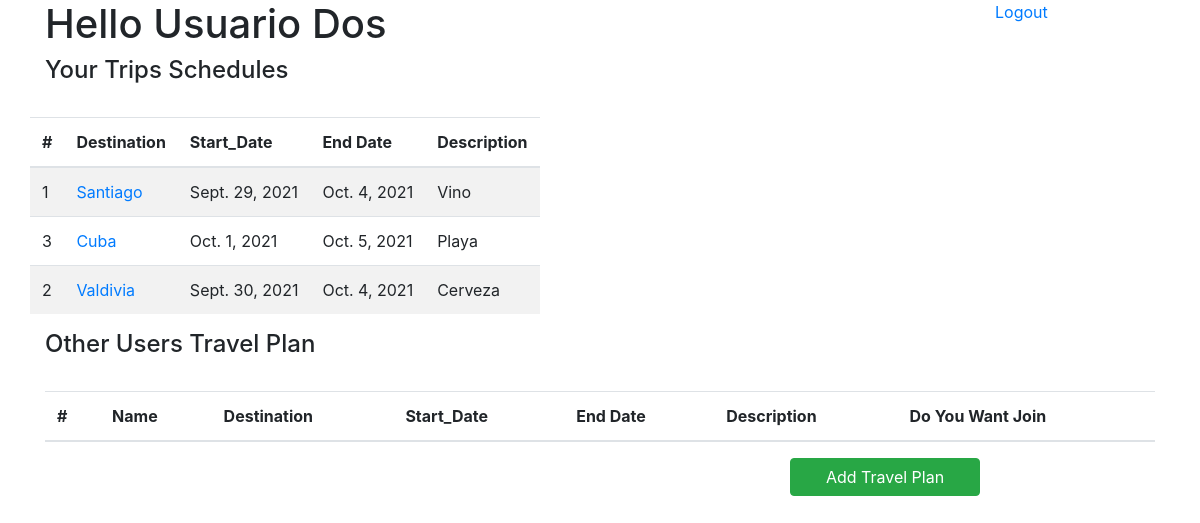
The page /travels (signed in) on the database its author committed.
### travels/models.py (models this page shows)
class User(models.Model):
    name = models.CharField(max_length=40)
    username = models.CharField(max_length=40)
    password = models.CharField(max_length=255)
    created_at = models.DateTimeField(auto_now_add=True)
    updated_at = models.DateTimeField(auto_now=True)
    objects = UserManager()

class Trip(models.Model):
    creator = models.ForeignKey(User, related_name="creator", on_delete=models.CASCADE)
    destination = models.CharField(max_length=40)
    description = models.CharField(max_length=200, default="")
    start_date = models.DateField()
    end_date = models.DateField()
    joined_user = models.ManyToManyField(User, related_name="join_users", blank=True, null=True)
    created_at = models.DateTimeField(auto_now_add=True)
    updated_at = models.DateTimeField(auto_now=True)
    objects = TripManager()

### travels/views.py (the view)
# urls.py: 2. Add a URL to urlpatterns:  path('', views.home, name='home')
def home(request):
    reg_user = User.objects.get(id=request.session['id'])
    trips = Trip.objects.filter(joined_user=User.objects.get(id=request.session['id']))
    other_trips = Trip.objects.exclude(joined_user=User.objects.get(id=request.session['id']))
    context={
        'trips':trips,
        'active_user': reg_user,
        'other_trips':other_trips,
    }
    return render(request,'home.html',context)

### travels/templates/home.html (shortened to what this page needs)
{% extends 'base.html' %}
{% block info %}
<div class="row">
        <h1 class="col-md-4">Hello {{active_user.name}}</h1>
        <a href="/logout" class="col-md-2 offset-md-6">Logout</a>
</div>
<h4>Your Trips Schedules</h4>
<br>
<div class="row">
    <div>
        <table class="table table-striped " id="data">
            <thead>
            <tr>
                <th scope="col">#</th>
                <th scope="col">Destination</th>
                <th scope="col">Start_Date</th>
                <th scope="col">End Date</th>
                <th scope="col">Description</th>
            </tr>
            </thead>
            <tbody>
                {% for trip in trips%}
                    <tr>
                        <td scope="row">{{ trip.id }}</td>
                        <td><a href="{% url 'destination_id' trip.id %}">{{trip.destination}}</a></td>
                        <td>{{trip.start_date}}</td>
                        <td>{{trip.end_date}}</td>
                        <td>{{trip.description}}</td>
                    </tr>
                {% endfor %}
            </tbody>
        </table>
    </div>
    <br>
</div>
    <h4>Other Users Travel Plan</h4>
    <br>
    <div>
        <table class="table table-striped " id="data">
            <thead>
            <tr>
                <th scope="col">#</th>
                <th scope="col">Name</th>
                <th scope="col">Destination</th>
                <th scope="col">Start_Date</th>
                <th scope="col">End Date</th>
                <th scope="col">Description</th>
                <th scope="col">Do You Want Join</th>
            </tr>
            </thead>
        </table>
    </div>
<div class="row">
    <a href="{% url 'destination_add'%}" class="btn btn-success col-md-2 offset-8">Add Travel Plan</a>
</div>
{% endblock %}

### rows shown on the page
User: name "Usuario Dos"
Trip: id "1", destination "Santiago", start_date "Sept. 29, 2021", end_date "Oct. 4, 2021", description "Vino"
Trip: id "3", destination "Cuba", start_date "Oct. 1, 2021", end_date "Oct. 5, 2021", description "Playa"
Trip: id "2", destination "Valdivia", start_date "Sept. 30, 2021", end_date "Oct. 4, 2021", description "Cerveza"
